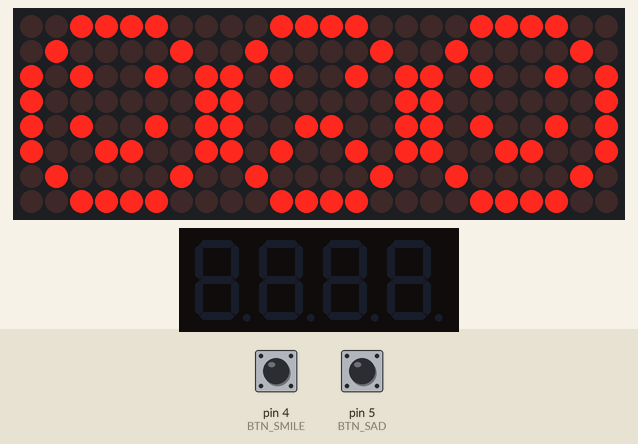
This sketch was run on a simulated Arduino Uno, built with avr-gcc and run on an emulated ATmega328P. Parts: 24×8 LED matrix, 4-digit seven-segment display. Inputs (shaded band) come from the test bench; at power-on: pin 4 (BTN_SMILE) HIGH, pin 5 (BTN_SAD) HIGH. Random numbers use the default seed unless the sketch sets one.

Above: at 1.6 s.
1.7 s: pin 4 (BTN_SMILE) pulled LOW for 3.2 s
At 6.0 s:
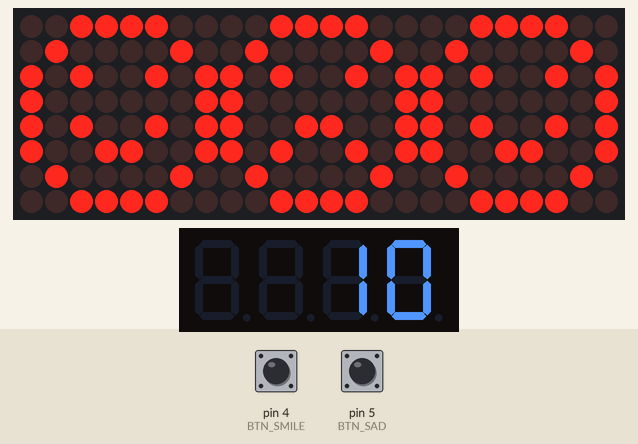
6.4 s: pin 5 (BTN_SAD) pulled LOW for 3.2 s
At 10.3 s:
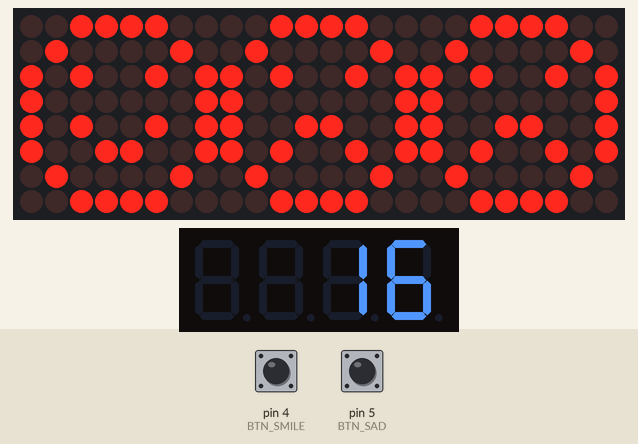
11.1 s: pin 4 (BTN_SMILE) pulled LOW for 0.15 s
At 13.1 s:
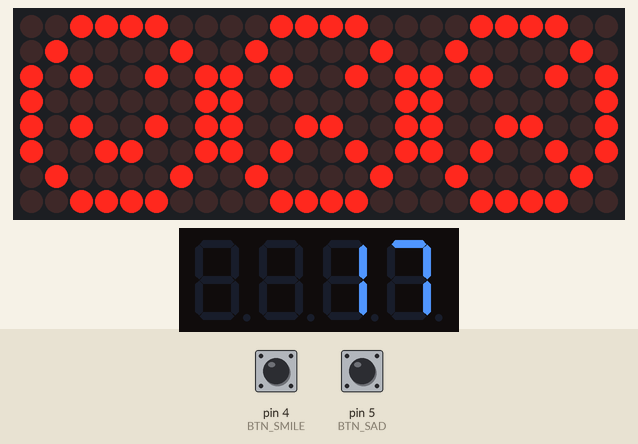
14.0 s: pin 5 (BTN_SAD) pulled LOW for 0.15 s
At 14.4 s:
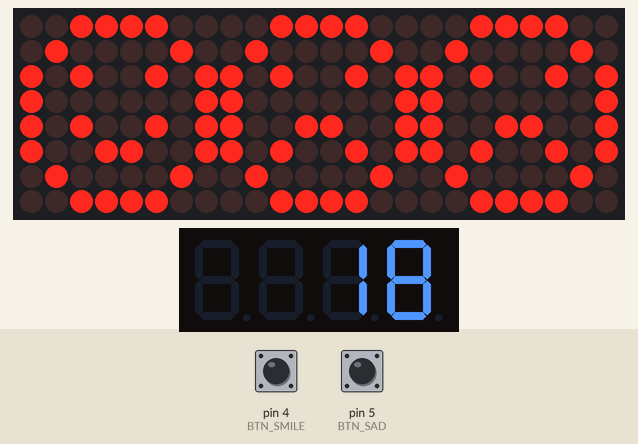
Timing chart, 0 to 17.0 s (numbered marks = the images above; inputs shaded):
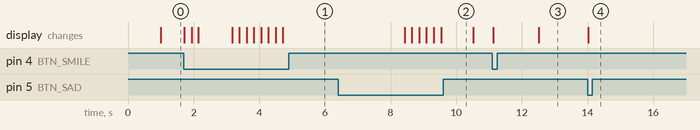

The sketch:

prototype2.ino
```cpp
#include <LedControl.h>
#include <TM1637Display.h>

// LED Matrix (DIN, CLK, CS, number of devices)
LedControl lc = LedControl(12, 11, 10, 3);

// TM1637 (CLK, DIO)
TM1637Display display(2, 3);

// Buttons
#define BTN_SMILE 4
#define BTN_SAD   5

int score = 0;
int currentFace = 0; // 0 = smile, 1 = sad

unsigned long lastChange = 0;
int interval = 1000; // change every 1 sec

// 🙂 Smiley
byte smile[8] = {
  B00111100,
  B01000010,
  B10100101,
  B10000001,
  B10100101,
  B10011001,
  B01000010,
  B00111100
};

// ☹️ Sad
byte sad[8] = {
  B00111100,
  B01000010,
  B10100101,
  B10000001,
  B10011001,
  B10100101,
  B01000010,
  B00111100
};

void setup() {
  // Init matrices
  for (int i = 0; i < 3; i++) {
    lc.shutdown(i, false);
    lc.setIntensity(i, 8);
    lc.clearDisplay(i);
  }

  // Buttons
  pinMode(BTN_SMILE, INPUT_PULLUP);
  pinMode(BTN_SAD, INPUT_PULLUP);

  // Display
  display.setBrightness(7);

  randomSeed(analogRead(0));

  // Static faces
  drawFace(0, smile); // Matrix 1
  drawFace(1, sad);   // Matrix 2
}

void loop() {
  // Change random face
  if (millis() - lastChange > interval) {
    lastChange = millis();
    currentFace = random(0, 2);

    if (currentFace == 0) {
      drawFace(2, smile);
    } else {
      drawFace(2, sad);
    }
  }

  // Button check
  if (digitalRead(BTN_SMILE) == LOW) {
    if (currentFace == 0) {
      score++;
      updateDisplay();
    }
    delay(200); // debounce
  }

  if (digitalRead(BTN_SAD) == LOW) {
    if (currentFace == 1) {
      score++;
      updateDisplay();
    }
    delay(200);
  }
}

// Draw face on matrix
void drawFace(int matrix, byte face[]) {
  for (int i = 0; i < 8; i++) {
    lc.setRow(matrix, i, face[i]);
  }
}

// Update TM1637 score
void updateDisplay() {
  display.showNumberDec(score);
}
```

Measured:
- after the input at 14.0 s, the display: changes at once (image 4)
